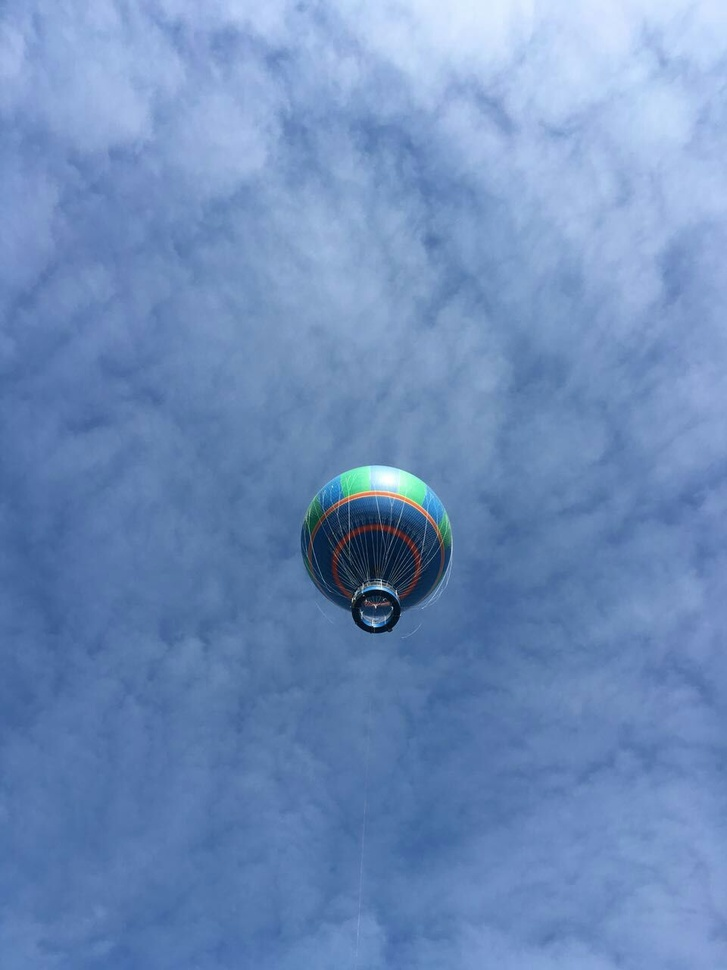
%> input picture images/balloon.jpg, 727 x 970 px, shrunk from 960 x 1280 before the run
$ octave --eval "Test;"   (GNU Octave 9; MATLAB toolbox functions it lacks are replaced by stand-ins)
%> lines starting %> are read from the running program, lines starting %| are printed output that depends on the picture
function Test()
    close all
    I = imread('balloon.jpg');
%> I is the input picture: size 970x727x3 uint8; mean R, G, B 109.5, 140.6, 187.5
    I = double(I)/255;      %Convert uint8 to double
%> I: size 970x727x3 double
    n = 100;

    J = HorizFuse(I,n);
%> in HorizFuse, `J(:, im_w-n+1:im_w, :) = I(:, end-n+1:end, :).*(1-Hy) + I(:, 1:n, :).*..`:
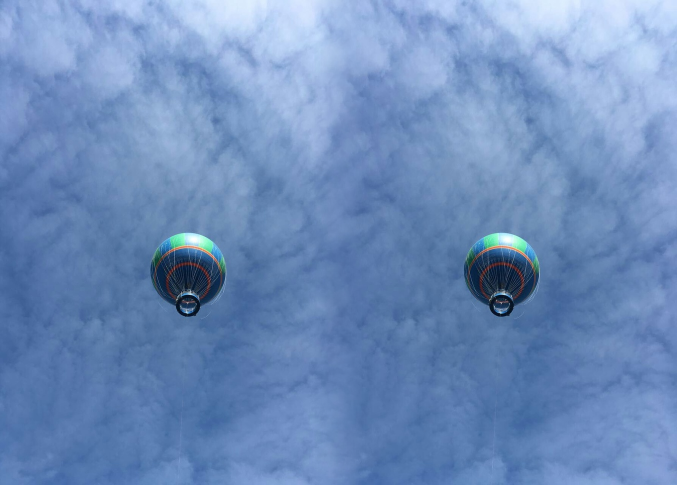
%> J: size 970x1354x3 double (shown at 1/2 size); mean R, G, B 0.429, 0.551, 0.733
%> in HorizFuse, `K(1:size(J,1), 1:size(J,2), :) = J;`:
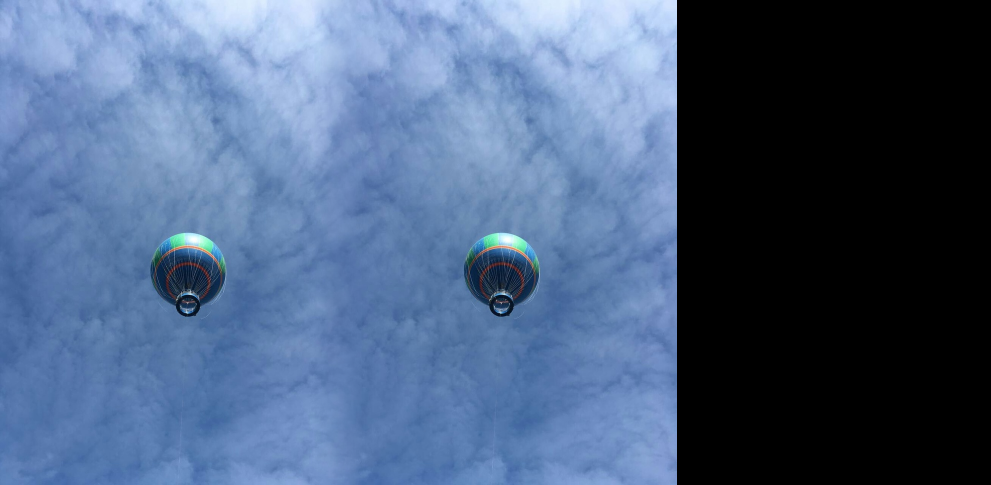
%> K: size 970x1981x3 double (shown at 1/2 size); mean R, G, B 0.293, 0.376, 0.501
%> in HorizFuse, `K(1:size(J,1), end-(im_w+n)+1:end, :) = J(1:size(J,1), end-(im_w+n)+1:..`:
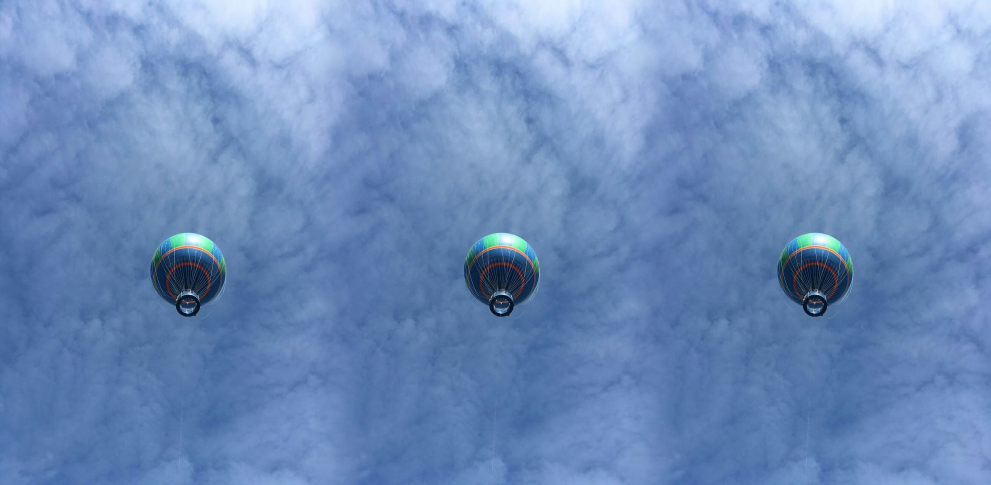
%> K: size 970x1981x3 double (shown at 1/2 size); mean R, G, B 0.428, 0.551, 0.733

    Jtag = cat(3, J(:,:,1)', J(:,:,2)', J(:,:,3)'); %Transpose across 2'nd dimension.
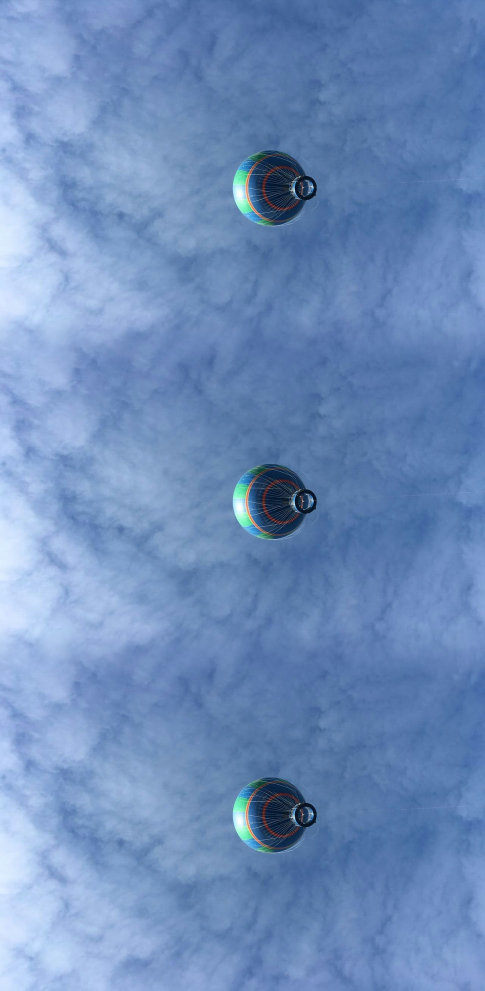
%> Jtag: size 1981x970x3 double (shown at 1/2 size); mean R, G, B 0.428, 0.551, 0.733; mean of the top-left, top-right, bottom-left and bottom-right quarters 0.632, 0.487, 0.66, 0.504

    K = HorizFuse(Jtag,n);
%> call 2 of HorizFuse, with n = 100
%> in HorizFuse (call 2), `J(:, 1:im_w-n, :) = I(:, 1:im_w-n, :);`:
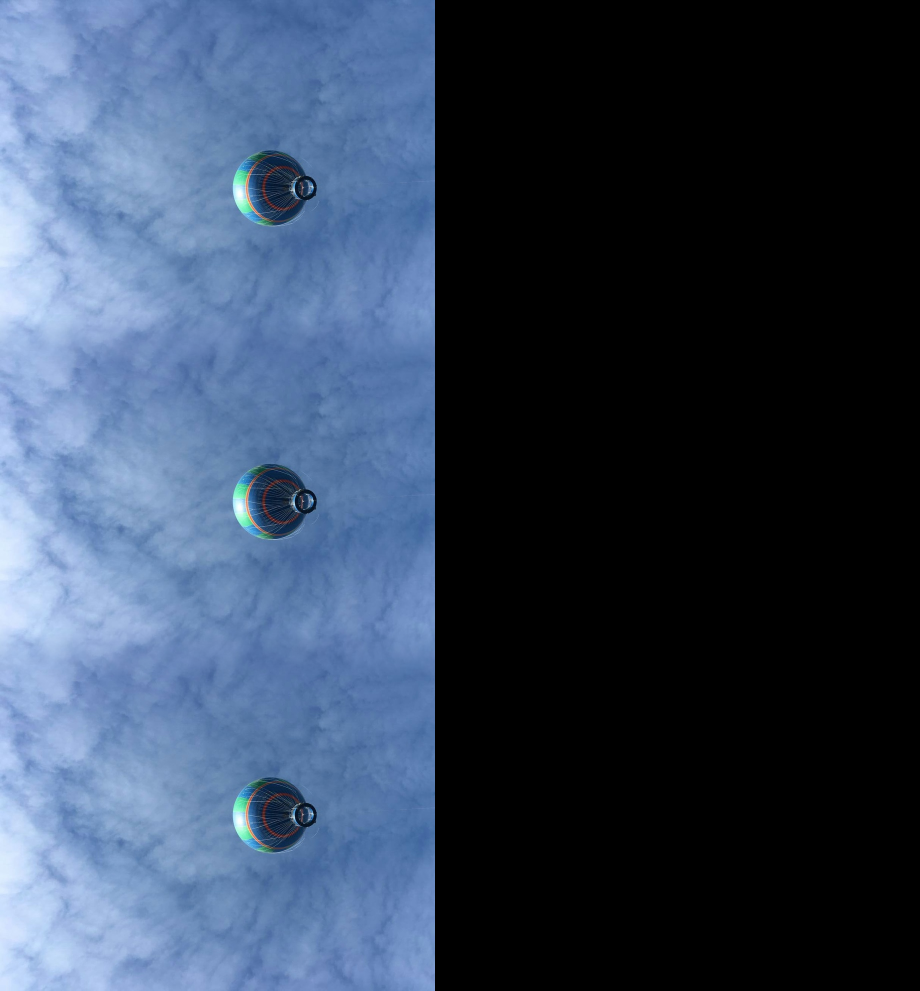
%> J: size 1981x1840x3 double (shown at 1/2 size); mean R, G, B 0.205, 0.262, 0.347
%> in HorizFuse (call 2), `J(:, im_w-n+1:im_w, :) = I(:, end-n+1:end, :).*(1-Hy) + I(:, 1:n, :).*..`:
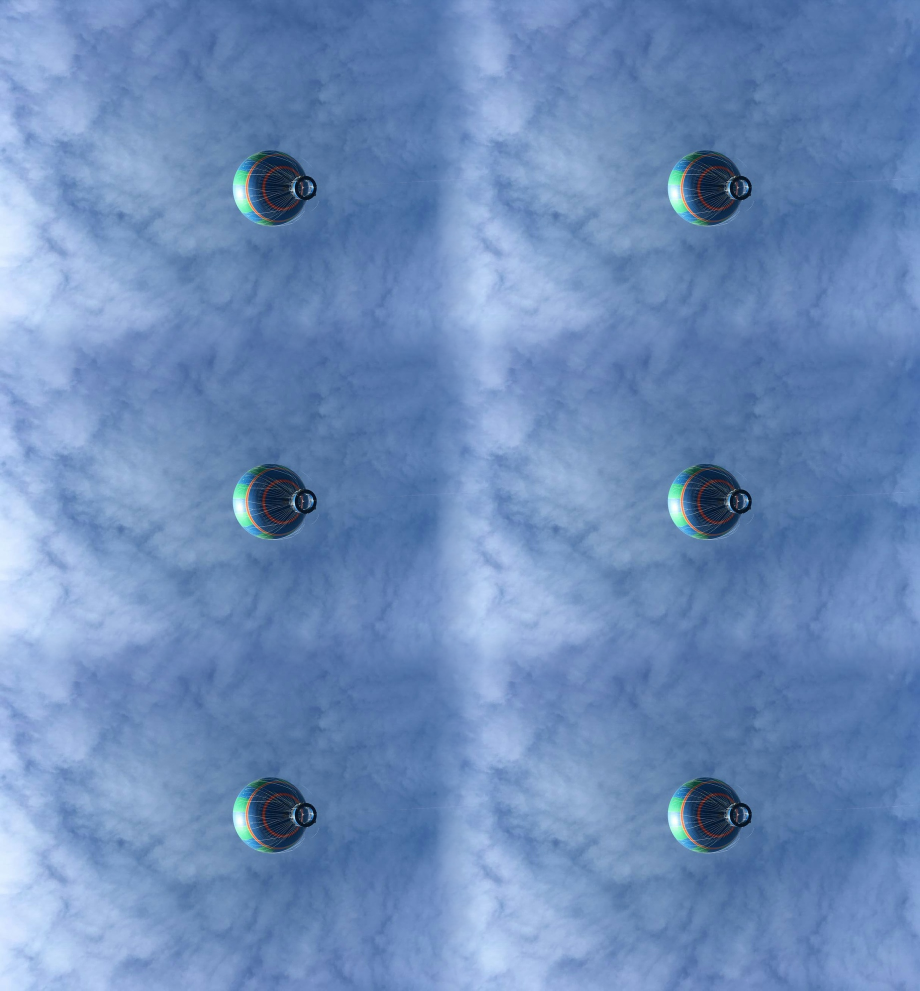
%> J: size 1981x1840x3 double (shown at 1/2 size); mean R, G, B 0.423, 0.545, 0.728

    K = cat(3, K(:,:,1)', K(:,:,2)', K(:,:,3)');  %Transpose back

    K = uint8(K*255); %Convert back to uint8
    figure;imshow(K);

%     imwrite(K, 'K.jpg');
    centerK = K(1+size(I,1)-n:(size(I,1)-n)*2, 1+size(I,2)-n:(size(I,2)-n)*2, :);
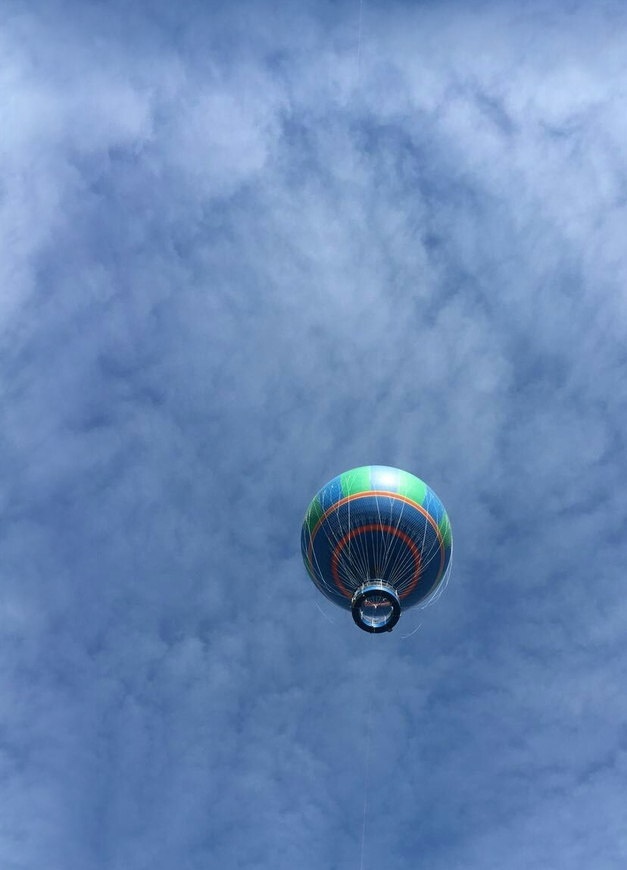
%> centerK: size 870x627x3 uint8; mean R, G, B 106, 137.5, 183.8
    imwrite(centerK, 'K.jpg');
    R = repmat(centerK, [7, 7]);
    figure;imshow(R);

end


function K = HorizFuse(I,n)
    h = linspace(0,1,n);  %Create ramp from 0 to 1 of 100 elements.

    im_w = size(I, 2); %Image width
    im_h = size(I, 1); %Image height

    Hy = repmat(h, [size(I, 1), 1, 3]); %Replicate h to fit image height.

    J = zeros(im_h, im_w*2-n, 3);
    J(:, 1:im_w-n, :) = I(:, 1:im_w-n, :); %Fill pixels from the left to overlap.
    J(:, im_w+1:end, :) = I(:, n+1:end, :);    %Fill pixels from the right of overlap.

    %Fill overlap with linear intepolation between right side of left image and left side of right image.
    J(:, im_w-n+1:im_w, :) = I(:, end-n+1:end, :).*(1-Hy) + I(:, 1:n, :).*Hy;

    K = zeros(im_h, im_w*3-n*2, 3);
    K(1:size(J,1), 1:size(J,2), :) = J;
    K(1:size(J,1), end-(im_w+n)+1:end, :) = J(1:size(J,1), end-(im_w+n)+1:end, :);
end

$ run again, with images/bg.png saved as images/balloon.jpg
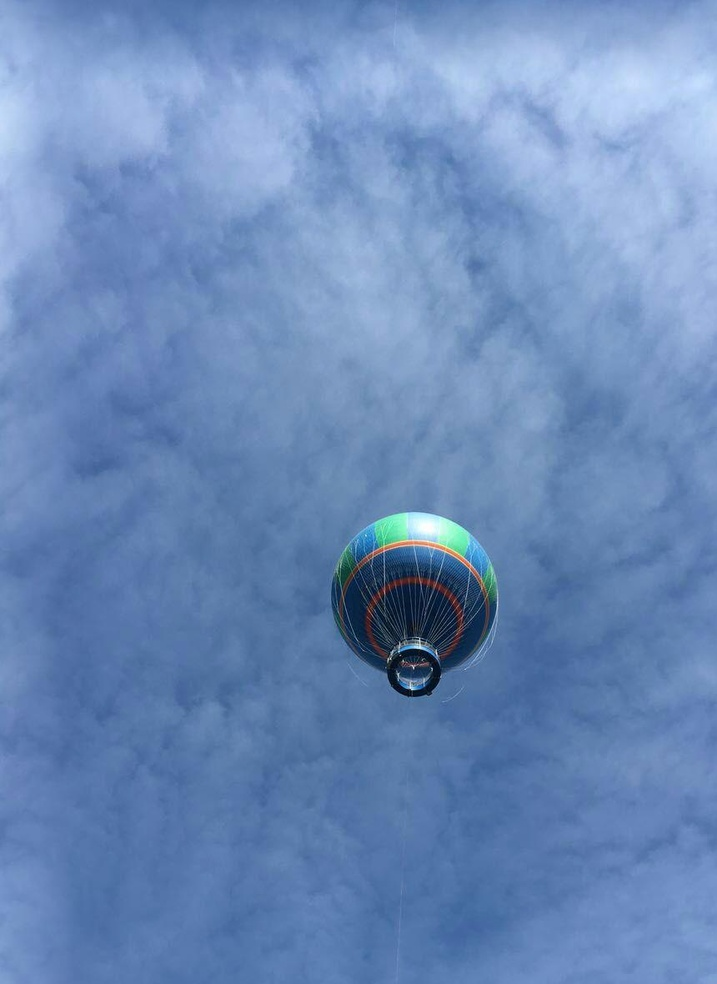
%> input picture images/bg.png, 717 x 984 px, shrunk from 860 x 1180 before the run
%> in Test, I is the input picture: size 984x717x3 uint8; mean R, G, B 106.9, 138.1, 184.9
%> I: size 984x717x3 double
%> in HorizFuse (call 2), `J(:, im_w-n+1:im_w, :) = I(:, end-n+1:end, :).*(1-Hy) + I(:, 1:n, :).*..`:
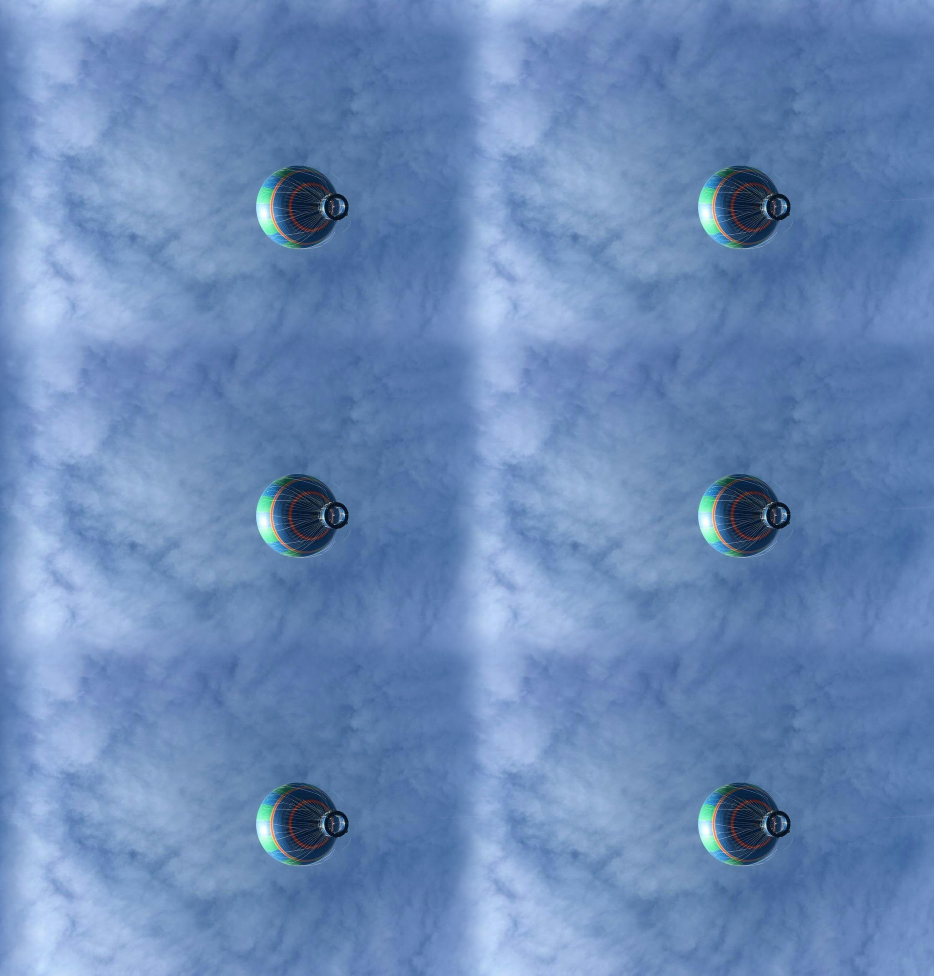
%> J: size 1951x1868x3 double (shown at 1/2 size); mean R, G, B 0.414, 0.537, 0.719
%> in Test, `centerK = K(1+size(I,1)-n:(size(I,1)-n)*2, 1+size(I,2)-n:(size(I,2)-n)..`:
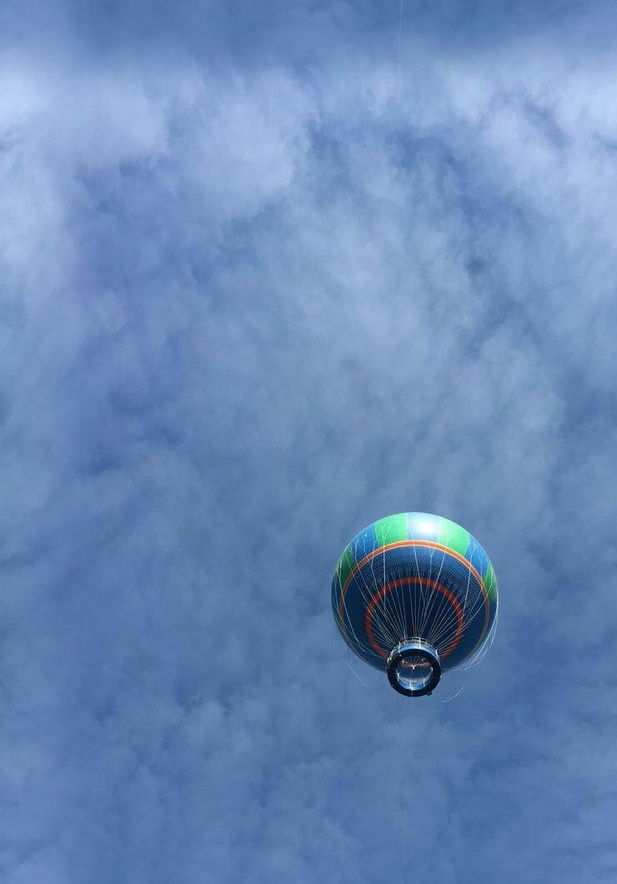
%> centerK: size 884x617x3 uint8; mean R, G, B 104.7, 136.1, 182.1
